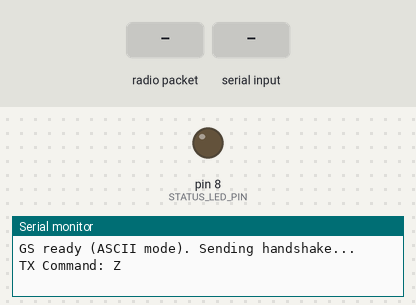
The sketch below on a simulated Arduino Uno, built with avr-gcc and run on an emulated ATmega328P. On the bench: output pins drawn as LEDs (lit = HIGH), the last lines printed to the serial monitor. The test bench sets the inputs (shaded band). No radio packets arrive unless stated.

Above: at 1.3 s.
1.4 s: radio packet "Z" arrives
At 2.3 s:
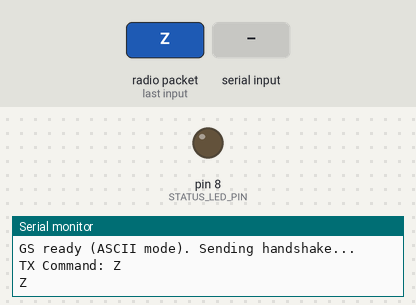
2.9 s: "A" received over Serial
At 3.4 s:
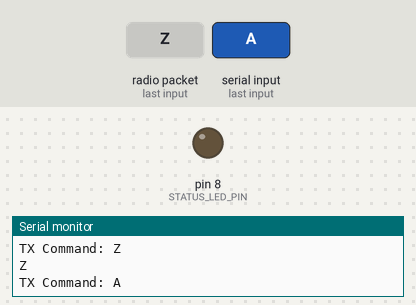
4.4 s: radio packet "A" arrives
At 5.6 s:
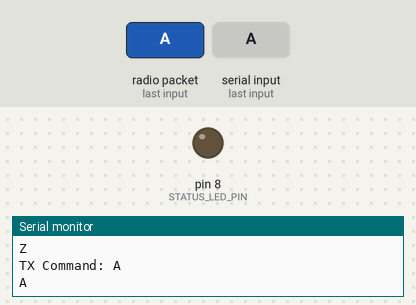
5.9 s: "S" received over Serial
At 6.9 s:
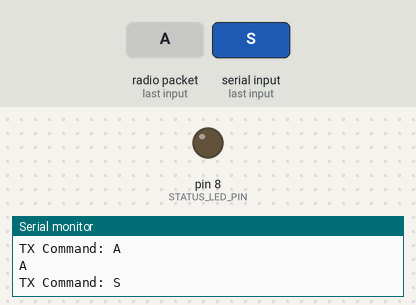
7.4 s: radio packet "S" arrives
At 8.0 s:
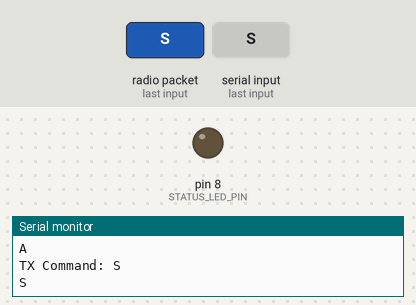
8.9 s: "L" received over Serial
At 9.2 s:
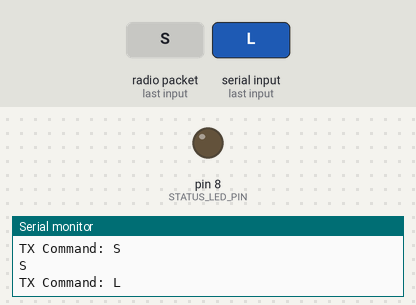
Timing chart, 0 to 11.4 s (numbered marks = the images above; inputs shaded):
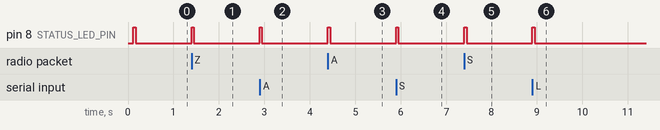

Measured:
- after the input at 1.4 s, pin 8 (STATUS_LED_PIN): LOW → HIGH at once, → LOW 0.05 s later
- after the input at 2.9 s, pin 8 (STATUS_LED_PIN): LOW → HIGH at once, → LOW 0.05 s later
- after the input at 4.4 s, pin 8 (STATUS_LED_PIN): LOW → HIGH at once, → LOW 0.05 s later
- after the input at 5.9 s, pin 8 (STATUS_LED_PIN): LOW → HIGH at once, → LOW 0.05 s later
- after the input at 7.4 s, pin 8 (STATUS_LED_PIN): LOW → HIGH at once, → LOW 0.05 s later
- after the input at 8.9 s, pin 8 (STATUS_LED_PIN): LOW → HIGH at once, → LOW 0.05 s later

The sketch:

GroundStation.ino
```cpp
/**
 * DhumketuX Ground Station (GS) — ASCII CSV bridge
 * Works with LP that sends: "thrust,temp,hum,state"
 *
 * Uno/Nano pins (match your table):
 *  LoRa CS   -> D10
 *  LoRa RST  -> D9
 *  LoRa DIO0 -> D2
 *  SCK/MISO/MOSI -> D13/D12/D11 (HW SPI)
 *  Status LED-> D8 (HIGH = on)
 *
 * Notes:
 *  - RA-02 is 3.3 V ONLY. Level-shift UNO outputs: SCK, MOSI, CS, DIO0.
 *  - LP uses ASCII CSV and LoRa defaults except SF=10, CR=4/5, Freq=433E6.
 *  - We mirror those here; leave bandwidth/syncword at library defaults.
 */

#include <SPI.h>
#include <LoRa.h>

// -------- Pin map --------
#define LORA_CS_PIN     10
#define LORA_RST_PIN    9
#define LORA_DIO0_PIN   2
#define STATUS_LED_PIN  8

// -------- Radio params (mirror LP) --------
#define LORA_FREQ_HZ    433E6
#define LORA_SF         10      // LP sets 10
#define LORA_CR_DEN     5       // coding rate 4/5
// Leave BW and SyncWord at library defaults to match LP defaults

// -------- Timing --------
#define LED_PULSE_MS    50UL

// -------- State --------
unsigned long lastActivity = 0;

static void pulseActivity() { lastActivity = millis(); }
static void handleStatusLed() {
  if (millis() - lastActivity < LED_PULSE_MS) digitalWrite(STATUS_LED_PIN, HIGH);
  else digitalWrite(STATUS_LED_PIN, LOW);
}

// Send a single-byte command to LP
static void sendLoRaCmd(uint8_t c) {
  LoRa.beginPacket();
  LoRa.write(c);
  LoRa.endPacket(true);   // async
  pulseActivity();
  // Optional local echo
  Serial.print(F("TX Command: ")); Serial.write(c); Serial.println();
}

// Forward ASCII CSV packets from LP to USB serial
static void checkLoRaTelemetry() {
  int packetSize = LoRa.parsePacket();
  if (packetSize <= 0) return;

  // Read entire packet as text
  String line;
  while (LoRa.available()) {
    char ch = (char)LoRa.read();
    line += ch;
  }
  // Trim and forward as a single CSV line (ensure newline)
  line.trim();
  if (line.length()) {
    Serial.println(line); // e.g. "123.45,28.1,60.2,1"
    pulseActivity();
  }
}

// Read keyboard and forward commands to LP
static void checkUsbCommands() {
  if (!Serial.available()) return;
  char c = Serial.read();
  // Allowed: Z (handshake), A (arm), S (safe), L (countdown), T (test)
  if (c=='Z' || c=='A' || c=='S' || c=='L' || c=='T') {
    sendLoRaCmd((uint8_t)c);
  }
}

void setup() {
  pinMode(STATUS_LED_PIN, OUTPUT);
  digitalWrite(STATUS_LED_PIN, LOW);

  Serial.begin(115200);
  while (!Serial) {}

  LoRa.setPins(LORA_CS_PIN, LORA_RST_PIN, LORA_DIO0_PIN);
  if (!LoRa.begin(LORA_FREQ_HZ)) {
    Serial.println(F("LoRa init failed"));
    return;
  }
  LoRa.setSpreadingFactor(LORA_SF);
  LoRa.setCodingRate4(LORA_CR_DEN);
  // Do NOT set bandwidth or syncword here so we stay on library defaults like LP

  Serial.println(F("GS ready (ASCII mode). Sending handshake..."));
  delay(100);
  sendLoRaCmd('Z');  // one-time beep/handshake on LP
}

void loop() {
  handleStatusLed();
  checkUsbCommands();
  checkLoRaTelemetry();
}
```
